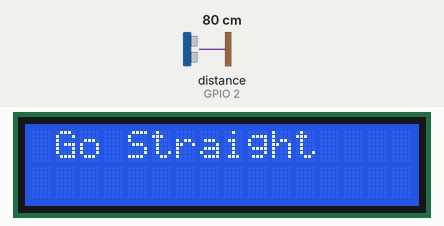
Recording of a sketch running on a simulated ESP8266 (NodeMCU). On the bench: 16×2 character LCD. Wiring (inferred from the names in the program): ultrasonic range finder: trigger GPIO 0; echo GPIO 2. The test bench sets the inputs (shaded band); at power-on: distance to the obstacle (sensor on GPIO 2) 80 cm. The echo pulse lasts 58.3 µs per cm; WiFi joins after 1.5 s; servers stay silent unless stated; what the sketch prints to the serial monitor is not drawn.

Above: at 2.8 s.
2.9 s: distance to the obstacle (sensor on GPIO 2) set to 34 cm
5.5 s: distance to the obstacle (sensor on GPIO 2) set to 29 cm
At 7.2 s:
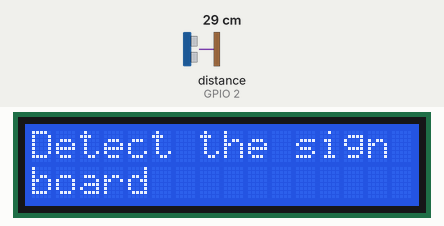
10.0 s: distance to the obstacle (sensor on GPIO 2) set to 35 cm
At 11.2 s:
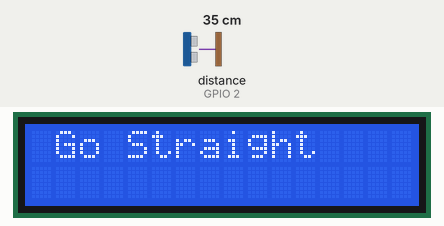
14.5 s: distance to the obstacle (sensor on GPIO 2) set to 2 cm
At 16.0 s:
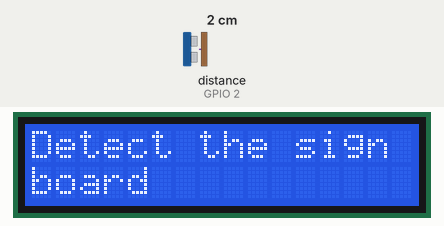
Timing chart, 0 to 17.5 s (numbered marks = the images above; inputs shaded):
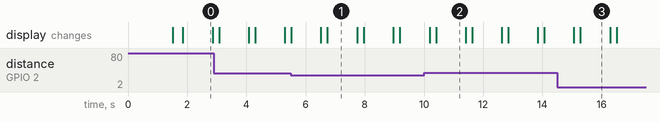

Measured:
- the behaviour switches between 31 and 30 cm on distance to the obstacle (sensor on GPIO 2) (found by bisection; images 0 and 1)
- after the input at 5.5 s, the display: first differs from a run without the input after 1.2 s (image 1)
- after the input at 10.0 s, the display: first differs from a run without the input after 0.41 s (image 2)
- after the input at 14.5 s, the display: first differs from a run without the input after 0.79 s (image 3)
- what the display in image 0 shows lasts 1.0 s, from 1.9 s to 2.9 s

The sketch:

dis_lcd.ino
```cpp
#include<Wire.h>
#include<LiquidCrystal_I2C.h>
#include<ESP8266WiFi.h>

String api="7C65MPEBCGHRHBS0";
const char *ssid="OPPO A53";
const char *pass="20032003";
const char *server="api.thingspeak.com";
WiFiClient client;

LiquidCrystal_I2C lcd(0x3F, 16, 2);

int trigPin=0;
int echoPin=2;
long duration;
float distance;

void setup() {
  Serial.begin(9600);
  delay(10);
  Serial.print("Connecting to ");
  Serial.print(ssid);
  WiFi.begin(ssid,pass);
  while(WiFi.status()!=WL_CONNECTED)
  {
    delay(500);
    Serial.print(".");
  }
  Serial.print("");
  Serial.print("WiFi connected");
  lcd.begin(16,2);
  lcd.init();
  lcd.backlight();
  pinMode(trigPin, OUTPUT);
  pinMode(echoPin, INPUT);
}

void loop() {
  digitalWrite(trigPin, LOW);
  delayMicroseconds(10);
  digitalWrite(trigPin, HIGH);
  delayMicroseconds(15);
  digitalWrite(trigPin, LOW);
  duration = pulseIn(echoPin, HIGH);
  distance = (duration*0.034)/2;
  if(client.connect(server,80))
  {
    String postStr= api;
    postStr+="&field1=";
    postStr+=String(distance);
    postStr+="\r\n";

    client.print("POST /update HTTP/1.1\n");
    client.print("Host: api.thingspeak.com\n");
    client.print("Connection: close\n");
    client.print("X-THINGSPEAKAPIKEY:"+api+"\n");
    client.print("conten-type: application/x-www-form-urlencoded\n");
    client.print("content-length: ");
    client.print(postStr.length());
    client.print("\n\n");
    client.print(postStr);

    if(distance<=30)
    {
      lcd.setCursor(0, 0);
      lcd.print("Detect the sign");
      lcd.setCursor(0, 1);
      lcd.print("board");
      delay(1000);
      lcd.clear();
    }
    else
    {
      lcd.setCursor(0, 0);
      lcd.print(" Go Straight ");
      delay(1000);
      lcd.clear();
    }


    Serial.print("distance: ");
    Serial.print(distance);
    Serial.print("\n");
  }
}
```
